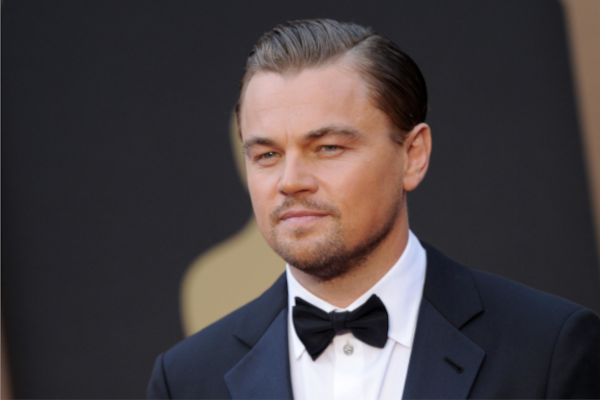
#> input picture Project Based Python I/06 Level III/05 Face Detection/solutions/solution-1/data/image1.png, 600 x 400 px
$ python run.py
#> lines starting #> are read from the running program, lines starting #| are printed output that depends on the picture; after the words box and inside, x2 and y2 are one past the last pixel; in counts of white or black regions, pixels touching at a corner belong together
# Source Code Link:
# https://thecleverprogrammer.com/2020/10/09/face-detection-with-python/

import cv2

def face_detection(input_img, output_img):

#> called with input_img = 'data/image1.png', output_img = 'output/face_detected1.png'
    face_cascade = cv2.CascadeClassifier('data/face_detector.xml')
    img = cv2.imread(input_img)
#> img is the input picture: shape (400, 600, 3); mean B, G, R 65.5, 63.6, 71.1
    faces = face_cascade.detectMultiScale(img, 1.1, 4)
#> faces = [[214, 84, 166, 166]]

    for (x, y, w, h) in faces:
        cv2.rectangle(img, (x, y), (x+w, y+h), (255, 0, 0), 2)
#> this loop made 1 pass
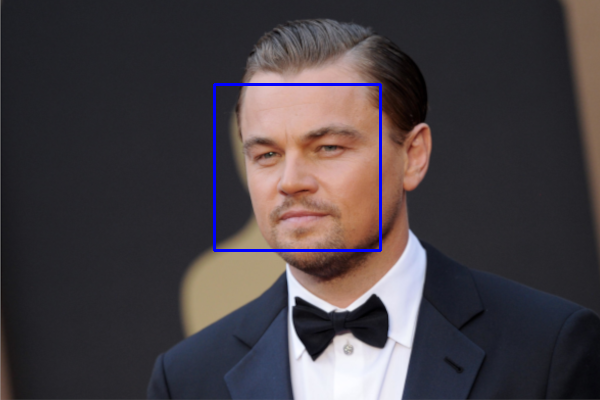
#> img: shape (400, 600, 3); 0.83% of pixels changed, all inside (x1, y1, x2, y2) = (213, 83, 382, 252)
    cv2.imwrite(output_img, img)

    print('Successfully saved')

if __name__ == '__main__':
    face_detection('data/image1.png', 'output/face_detected1.png')

$ run again, with Project Based Python I/06 Level III/05 Face Detection/solutions/solution-1/data/image2.png copied over Project Based Python I/06 Level III/05 Face Detection/solutions/solution-1/data/image1.png
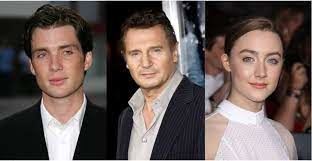
#> input picture Project Based Python I/06 Level III/05 Face Detection/solutions/solution-1/data/image2.png, 312 x 161 px
#> in face_detection, img is the input picture: shape (161, 312, 3); mean B, G, R 84.6, 88.2, 101.4
#> faces = [[118, 30, 55, 55], [228, 34, 63, 63], [23, 28, 64, 64]]
#> the loop in face_detection, `for (x, y, w, h) in faces:` made 3 passes
#> after the loop in face_detection, `for (x, y, w, h) in faces:`:
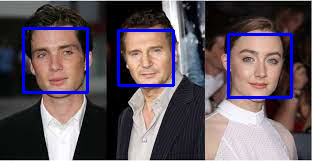
#> img: shape (161, 312, 3); 4.32% of pixels changed, all inside (x1, y1, x2, y2) = (22, 27, 293, 99)
